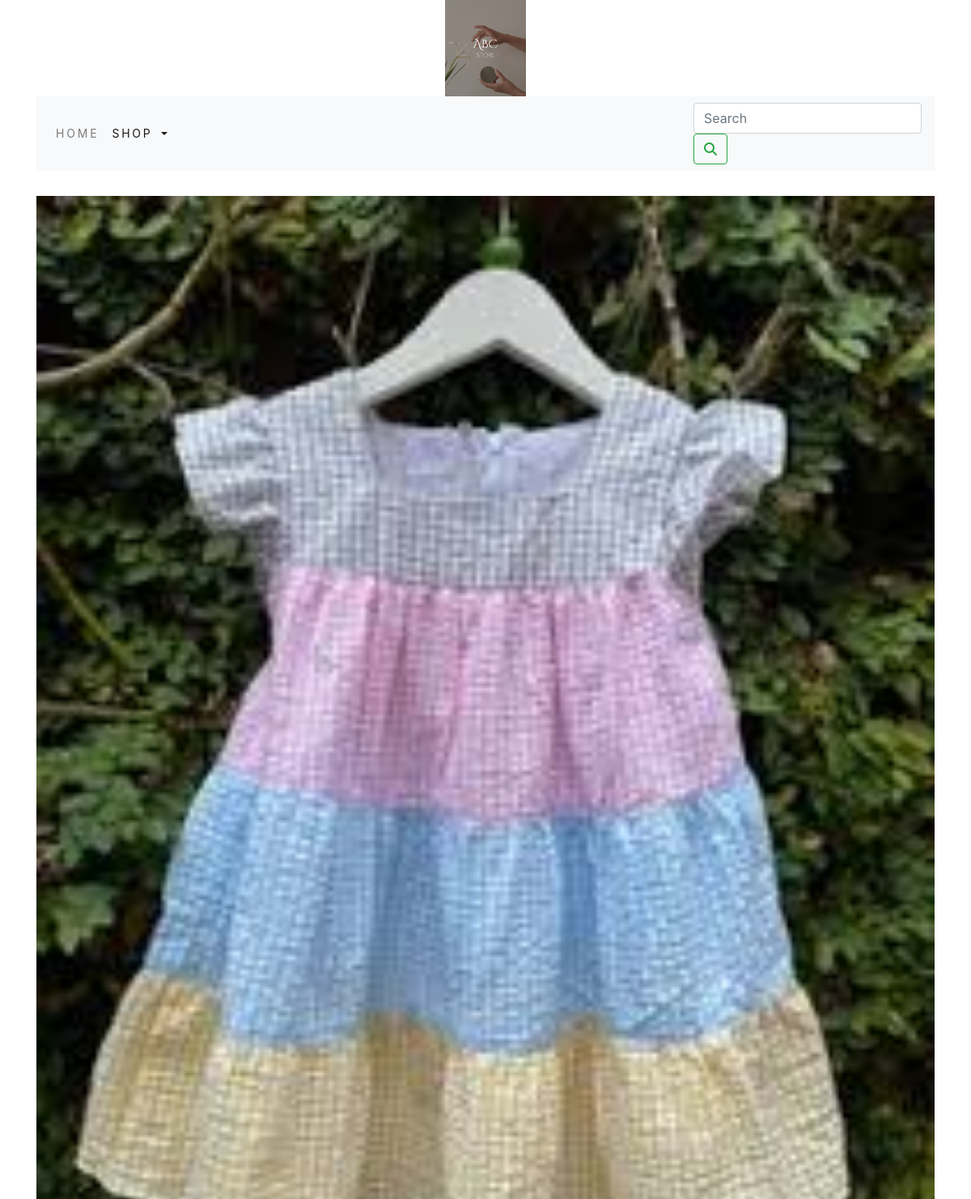
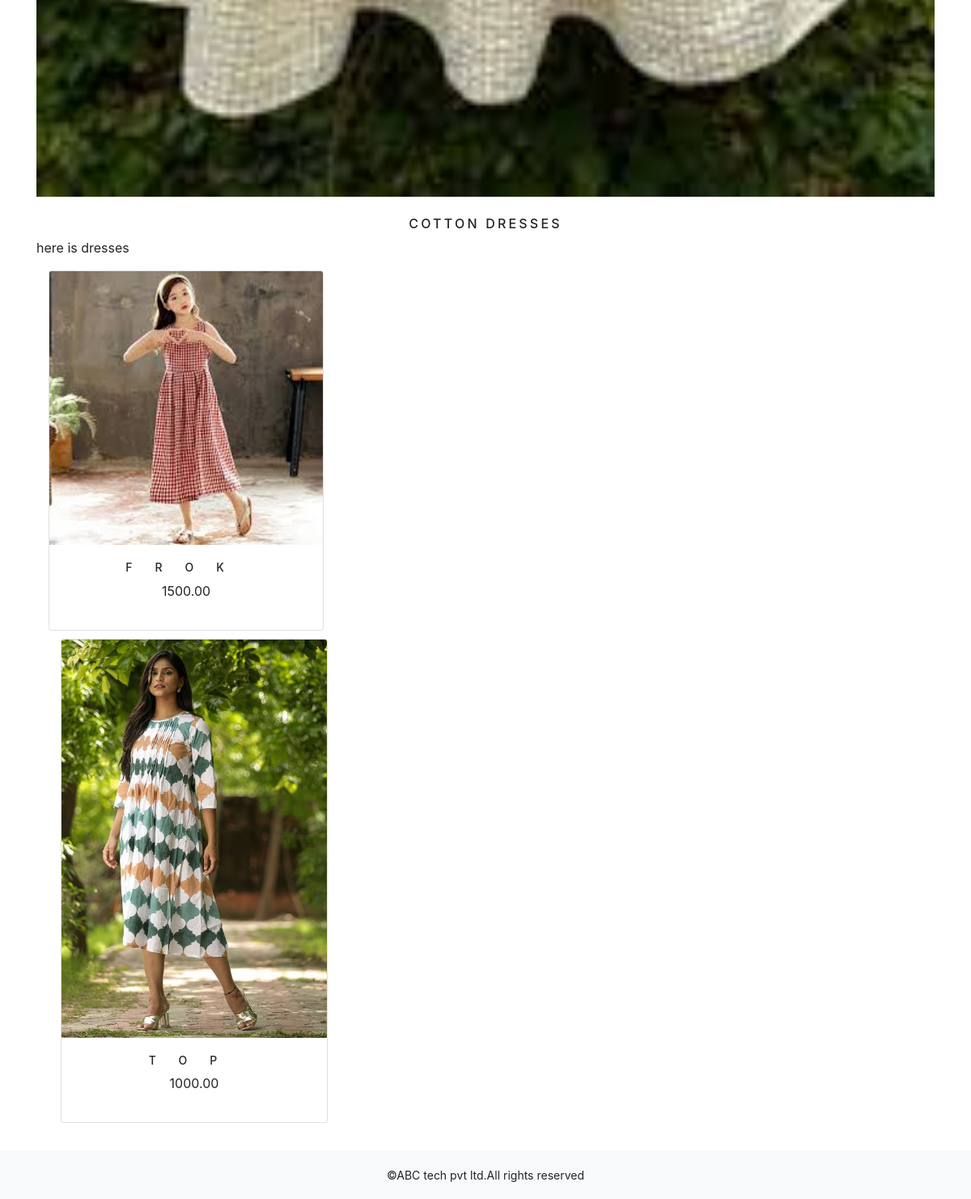
Page /shop/cotton-dresses/ on the committed database (2 pictures, top to bottom).
### shop/models.py (models this page shows, shortened)
class Category(models.Model):
    name=models.CharField(max_length=250,unique=True)
    slug=models.SlugField(max_length=250,unique=True)
    description=models.TextField(blank=True)
    image=models.ImageField(upload_to='category',blank=True)
    class Meta:
        ordering=('name',)
        verbose_name='category'
        verbose_name_plural='categories'
    def get_url(self):
        return reverse('shop:products_by_category',args=[self.slug])

class Product(models.Model):
    name=models.CharField(max_length=250,unique=True)
    slug=models.SlugField(max_length=250,unique=True)
    description=models.TextField(blank=True)
    price=models.DecimalField(max_digits=10,decimal_places=2)
    category=models.ForeignKey(Category,on_delete=models.CASCADE)
    image=models.ImageField(upload_to='product',blank=True)
    stock=models.IntegerField()
    available=models.BooleanField(default=True)
    created=models.DateTimeField(auto_now_add=True)
    updated=models.DateTimeField(auto_now=True)
    class Meta:
        ordering=('name',)
        verbose_name='product'
        verbose_name_plural='products'
    def get_url(self):
        return reverse('shop:prodCatdetail',args=[self.category.slug,self.slug])

### shop/views.py (the view)
# urls.py: path('',views.allProdCat,name='allProdCat'),
def allProdCat(request,c_slug=None):
    c_page=None
    products_list=None
    if c_slug!=None:
        c_page=get_object_or_404(Category,slug=c_slug)
        products_list=Product.objects.all().filter(category=c_page,available=True)
    else:
        products_list=Product.objects.all().filter(available=True)
    paginator=Paginator(products_list,6)
    try:
            page=int(request.GET.get('page','1'))
    except:
            page=1
    try:
        products=paginator.page(page)
    except(EmptyPage,InvalidPage):
        products=paginator.page(paginator.num_pages)
    return render(request,"category.html",{'category':c_page,'products':products})

### cart/context_processors.py (called while the page is built)
def counter(request):
    item_count=0
    if 'admin' in request.path:
        return {}
    else:
        try:
            cart=Cart.objects.filter(cart_id=_cart_id(request))
            cart_items= CartItem.objects.all().filter(cart=cart[:1])
            for cart_item in cart_items:
                item_count += cart_item.quantity
        except Cart.DoesNotExist:
            item_count=0
    return dict(item_count=item_count)

### cart/views.py (called while the page is built)
def _cart_id(request):
    cart=request.session.session_key
    if not cart:
        cart=request.session.create()
    return cart

### shop/context_processors.py (called while the page is built)
def menu_links(request):
    links=Category.objects.all()
    return dict(links=links)

### templates/category.html (shortened to what this page needs)
{% extends 'base.html' %}
{% load static %}
{% block content %}
{% if category %}
<div>
    <div class="row my_row_class">
        </div>
</div>
{% endif %}
<div class="mx-auto">
    {% if category %}
    <img class="my_image" src="{{category.image.url}}" alt="{{category.name}}">
</div>
<br>
<div>
    <h1 class="text-center my_title">{{category.name}}</h1>
    <p class="text-justify">{{category.description}}</p>
</div>
{% endif %}
<div class="container">
    <div class="row mx_auto">
    {% for product in products.object_list %}
    <div class="my_bottom_margin col-9 col-sm-12 col-md-4 col-lg-4">
        <div class="card text-center" style="min-width:18rem;">
            <a href="{{product.get_url}}"><img class="card-img-top my_image" src="{{product.image.url}}" alt="{{product.name}}"></a>
            <div class="card-body">
                <h4>{{product.name}}</h4>
                <p>{{product.price}}</p>
            </div>
        </div>
    </div>
    </div>
    {% endfor %}
</div>
<br>
{% endblock %}

### static/css/custom.css (style rules this page uses)
.my_row_class { padding-top :15px; }
.my_image { width :100%; height :auto; }
.my_title { font-size :16px; text-transform :uppercase; letter-spacing :.2em; }
.my_bottom_margin { margin-bottom: 10px; }
.card-body h4 { font-size :14px; text-transform :uppercase; letter-spacing :2em; }

### rows in the picture
Category: image (picture), name "COTTON DRESSES", description "here is dresses"
Product: image (picture), name "FROK", price "1500.00"
Product: image (picture), name "TOP", price "1000.00"
